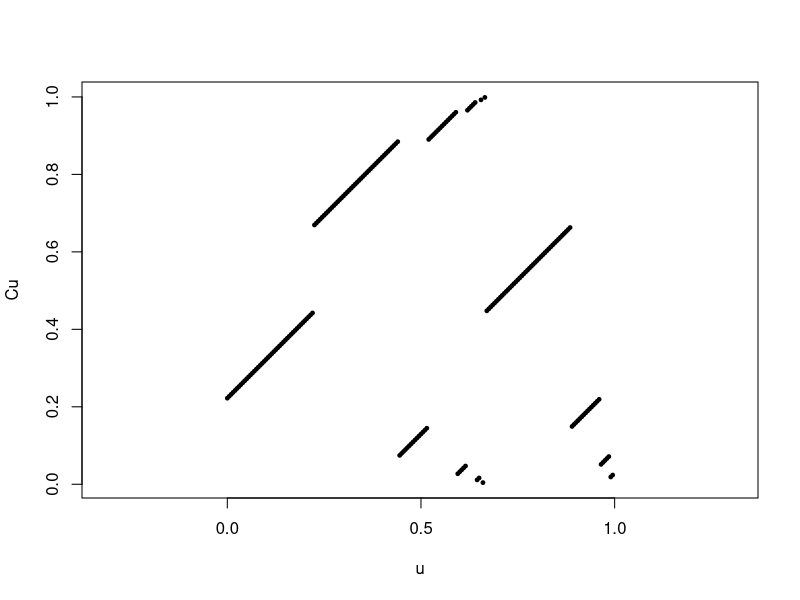
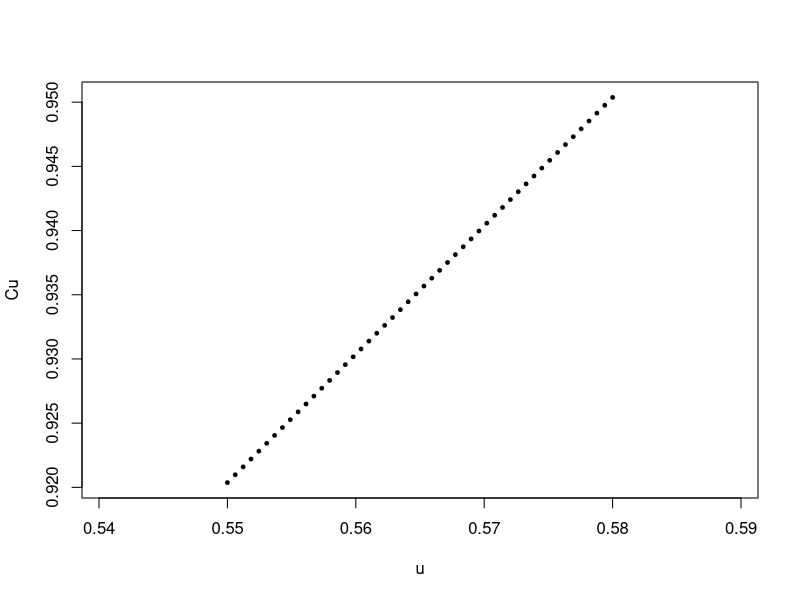
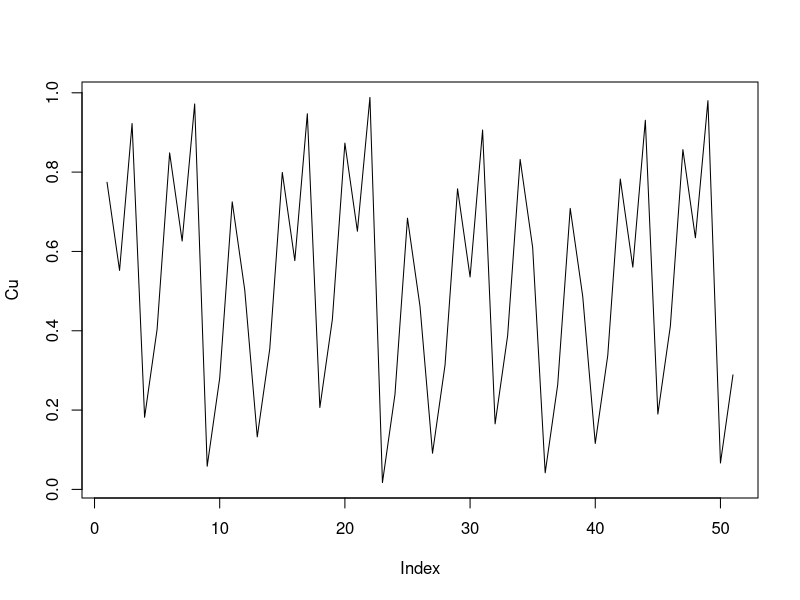

R code for these plots, in order:

library(gmp)
Chacon_num <- function(x){
  n <- 1L
  while(x > 1L - 1L/as.bigz(3)^(n+1)) n <- n+1
  while(x >= as.bigq(2,3)- 2L/as.bigq(3)^(n+1L) && x < as.bigq(2/3)) n <- n+1L
  i <- 1L; A <- as.bigq(c(0, 2, 6, 4), 9)
  while(i < n){
    A <- c(A, A + 2L/as.bigq(3)^(i+2L), 1L - 1L/as.bigz(3)^(i+1L), A + 4L/as.bigq(3)^(i+2L))
    i <- i+1L
  }
  dists <- x-as.numeric(A)
  j <- which(dists >= 0 & dists < 2L/as.bigq(3)^(n+1L))
  # à cette issue, x est dans le j-ième plateau de la n-ième tour (et pas dans le top)
  # les extrémités gauches de la n-ième tour sont données dans A
  return(as.numeric(A[j+1])+dists[j]) # c'est l'image de x par Chacon 
}

u <- seq(0, 0.995, by=.005) 
Cu <- numeric(length(u))
for(i in seq_along(u)){
  Cu[i] <- Chacon_num(u[i])
}
plot(u,Cu, pch=19, cex=0.5, asp=1)

u <- seq(0.55, 0.58, length.out = 50) 
Cu <- numeric(length(u))
for(i in seq_along(u)){
  Cu[i] <- Chacon_num(u[i])
}
plot(u,Cu, pch=19, cex=0.5, asp=1)

set.seed(666)
u <- runif(1)
Cu <- u
for(i in 1:50){
  u <- Chacon_num(u)
  Cu <- c(Cu,u)
}
plot(Cu, type="l")
